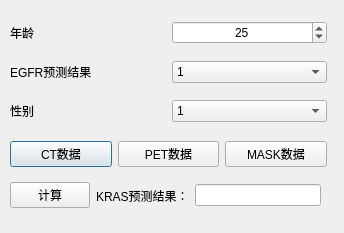
<?xml version="1.0" encoding="UTF-8"?>
<ui version="4.0">
 <class>Dialog</class>
 <widget class="QDialog" name="Dialog">
  <property name="geometry">
   <rect>
    <x>0</x>
    <y>0</y>
    <width>344</width>
    <height>233</height>
   </rect>
  </property>
  <property name="windowTitle">
   <string>组学小工具</string>
  </property>
  <widget class="QWidget" name="verticalLayoutWidget_2">
   <property name="geometry">
    <rect>
     <x>10</x>
     <y>10</y>
     <width>317</width>
     <height>157</height>
    </rect>
   </property>
   <layout class="QVBoxLayout" name="verticalLayout_2">
    <item>
     <layout class="QVBoxLayout" name="verticalLayout">
      <item>
       <layout class="QHBoxLayout" name="horizontalLayout_2">
        <item>
         <widget class="QLabel" name="label_2">
          <property name="text">
           <string>年龄</string>
          </property>
         </widget>
        </item>
        <item>
         <widget class="QSpinBox" name="age">
          <property name="alignment">
           <set>Qt::AlignCenter</set>
          </property>
          <property name="value">
           <number>25</number>
          </property>
         </widget>
        </item>
       </layout>
      </item>
      <item>
       <layout class="QHBoxLayout" name="horizontalLayout_4"/>
      </item>
      <item>
       <layout class="QHBoxLayout" name="horizontalLayout_3">
        <item>
         <widget class="QLabel" name="label_3">
          <property name="text">
           <string>EGFR预测结果</string>
          </property>
         </widget>
        </item>
        <item>
         <widget class="QComboBox" name="manual">
          <item>
           <property name="text">
            <string>1</string>
           </property>
          </item>
          <item>
           <property name="text">
            <string>0</string>
           </property>
          </item>
         </widget>
        </item>
       </layout>
      </item>
      <item>
       <layout class="QHBoxLayout" name="horizontalLayout">
        <item>
         <widget class="QLabel" name="label">
          <property name="text">
           <string>性别</string>
          </property>
         </widget>
        </item>
        <item>
         <widget class="QComboBox" name="gender">
          <item>
           <property name="text">
            <string>1</string>
           </property>
          </item>
          <item>
           <property name="text">
            <string>0</string>
           </property>
          </item>
         </widget>
        </item>
       </layout>
      </item>
     </layout>
    </item>
    <item>
     <layout class="QHBoxLayout" name="horizontalLayout_7">
      <item>
       <widget class="QPushButton" name="ct">
        <property name="text">
         <string>CT数据</string>
        </property>
       </widget>
      </item>
      <item>
       <widget class="QPushButton" name="pet">
        <property name="text">
         <string>PET数据</string>
        </property>
       </widget>
      </item>
      <item>
       <widget class="QPushButton" name="mask">
        <property name="text">
         <string>MASK数据</string>
        </property>
       </widget>
      </item>
     </layout>
    </item>
   </layout>
  </widget>
  <widget class="QWidget" name="layoutWidget">
   <property name="geometry">
    <rect>
     <x>10</x>
     <y>170</y>
     <width>311</width>
     <height>51</height>
    </rect>
   </property>
   <layout class="QGridLayout" name="gridLayout">
    <item row="0" column="0" rowspan="2">
     <widget class="QPushButton" name="calculate">
      <property name="text">
       <string>计算</string>
      </property>
     </widget>
    </item>
    <item row="0" column="2" rowspan="2">
     <widget class="QLineEdit" name="result">
      <property name="text">
       <string/>
      </property>
      <property name="alignment">
       <set>Qt::AlignCenter</set>
      </property>
      <property name="readOnly">
       <bool>true</bool>
      </property>
     </widget>
    </item>
    <item row="0" column="1" rowspan="2">
     <widget class="QLabel" name="label_5">
      <property name="text">
       <string>KRAS预测结果：</string>
      </property>
     </widget>
    </item>
   </layout>
  </widget>
 </widget>
 <resources/>
 <connections/>
</ui>
